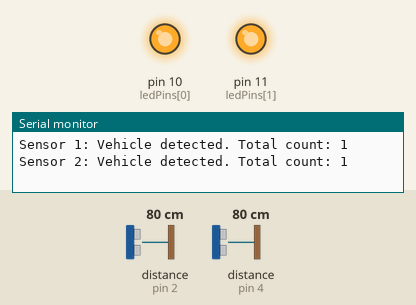
Simulated run of this sketch. Board: Arduino Uno, built with avr-gcc and run on an emulated ATmega328P. Shown: output pins drawn as LEDs (lit = HIGH), the last lines printed to the serial monitor. Wiring (inferred from the names in the program): 2 × ultrasonic range finder: trigger pin 2, echo pin 2 / trigger pin 4, echo pin 4. Inputs (shaded band) come from the test bench; at power-on: distance to the obstacle (sensors on pin 2, pin 4) 80 cm. The echo pulse lasts 58.3 µs per cm.

Above: at 1.2 s.
1.3 s: distance to the obstacle (sensor on pin 2) set to 201 cm
3.0 s: distance to the obstacle (sensor on pin 2) set to 207 cm
At 4.2 s:
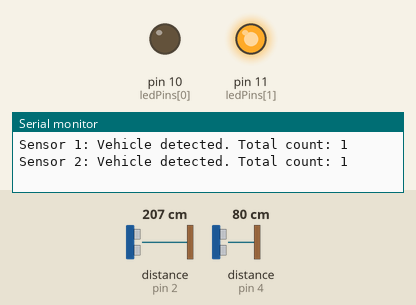
5.0 s: distance to the obstacle (sensor on pin 4) set to 200 cm
6.7 s: distance to the obstacle (sensor on pin 4) set to 207 cm
At 8.3 s:
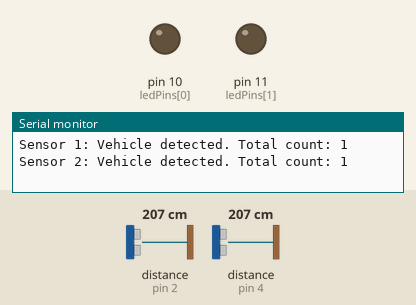
8.7 s: distance to the obstacle (sensor on pin 2) set to 2 cm
At 9.3 s:
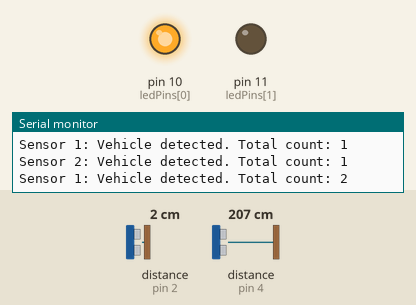
10.2 s: distance to the obstacle (sensor on pin 2) set to 250 cm
At 11.8 s:
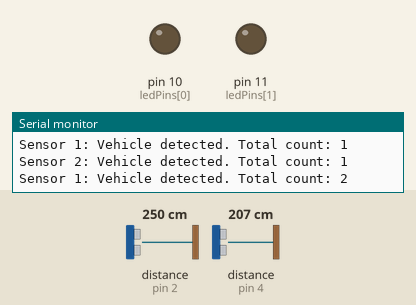
Timing chart, 0 to 13.2 s (numbered marks = the images above; inputs shaded):
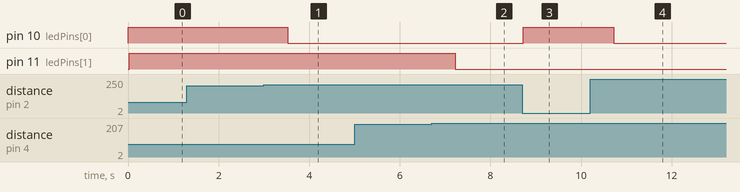

Measured:
- the behaviour switches between 203 and 204 cm on distance to the obstacle (sensor on pin 2) (found by bisection; images 0 and 1)
- the behaviour switches between 203 and 204 cm on distance to the obstacle (sensor on pin 4) (found by bisection; images 1 and 2)
- after the input at 1.3 s, every drawn part: stays the same
- after the input at 3.0 s, pin 10 (ledPins[0]): HIGH → LOW after 0.53 s
- after the input at 5.0 s, every drawn part: stays the same
- after the input at 6.7 s, pin 11 (ledPins[1]): HIGH → LOW after 0.53 s
- after the input at 8.7 s, pin 10 (ledPins[0]): LOW → HIGH at once
- after the input at 10.2 s, pin 10 (ledPins[0]): HIGH → LOW after 0.52 s

The sketch:

program.ino
```cpp
const int numSensors = 2; // Number of sensors
const int sensorPins[] = {2, 4}; // SIG pins of the ultrasonic sensors
const int ledPins[] = {10, 11}; // LED pins
const int maxDistance = 200; // Max distance in cm to detect vehicles
const int ledOffDelay = 500; // Delay in milliseconds after vehicle leaves

unsigned long errorStartTime = 0; // Timer for error condition
bool errorCondition = false; // Tracks if an error is being monitored
bool vehicleInRange[] = {false, false}; // Flags to track if a vehicle is in range
int vehicleCounts[] = {0, 0}; // Vehicle counts for each sensor

long getDistance(int sensorPin) {
  pinMode(sensorPin, OUTPUT);   // Set SIG pin as OUTPUT to send trigger signal
  digitalWrite(sensorPin, LOW);
  delayMicroseconds(2);         // Ensure a clean LOW signal
  digitalWrite(sensorPin, HIGH);
  delayMicroseconds(10);        // Send 10 microsecond HIGH pulse
  digitalWrite(sensorPin, LOW);

  pinMode(sensorPin, INPUT);    // Set SIG pin as INPUT to read echo
  long duration = pulseIn(sensorPin, HIGH, 20000); // Read echo time (timeout 20ms)
  long distance = duration * 0.034 / 2;  // Convert to distance in cm
  return distance;
}

void setup() {
  for (int i = 0; i < numSensors; i++) {
    pinMode(ledPins[i], OUTPUT); // Set LED pins as OUTPUT
  }
  Serial.begin(9600); // Initialize serial communication
}

void loop() {
  for (int i = 0; i < numSensors; i++) {
    long distance = getDistance(sensorPins[i]);
    if (distance > 0 && distance <= maxDistance) {
      if (!vehicleInRange[i]) {
        vehicleInRange[i] = true; // Set the flag indicating a vehicle is in range
        vehicleCounts[i]++; // Increment vehicle count only when entering range
        Serial.print("Sensor ");
        Serial.print(i + 1);
        Serial.print(": Vehicle detected. Total count: ");
        Serial.println(vehicleCounts[i]);
      }
      digitalWrite(ledPins[i], HIGH); // Keep LED on while vehicle is in range
    } else {
      if (vehicleInRange[i]) {
        delay(ledOffDelay); // Add delay before turning off the LED
      }
      vehicleInRange[i] = false; // Reset the flag when vehicle leaves range
      digitalWrite(ledPins[i], LOW); // Turn off LED when vehicle is out of range
    }
  }

  // Check if the vehicle counts are not equal
  if (vehicleCounts[0] != vehicleCounts[1]) {
    if (!errorCondition) {
      errorStartTime = millis(); // Start timing the error condition
      errorCondition = true; // Begin monitoring the error
    } else if (millis() - errorStartTime > 30000) { // 30 seconds
      Serial.println("Error: Vehicle counts at sensors are not equal!");
      delay(30000);
    }
  } else {
    errorCondition = false; // Reset the error condition
  }
}
```
